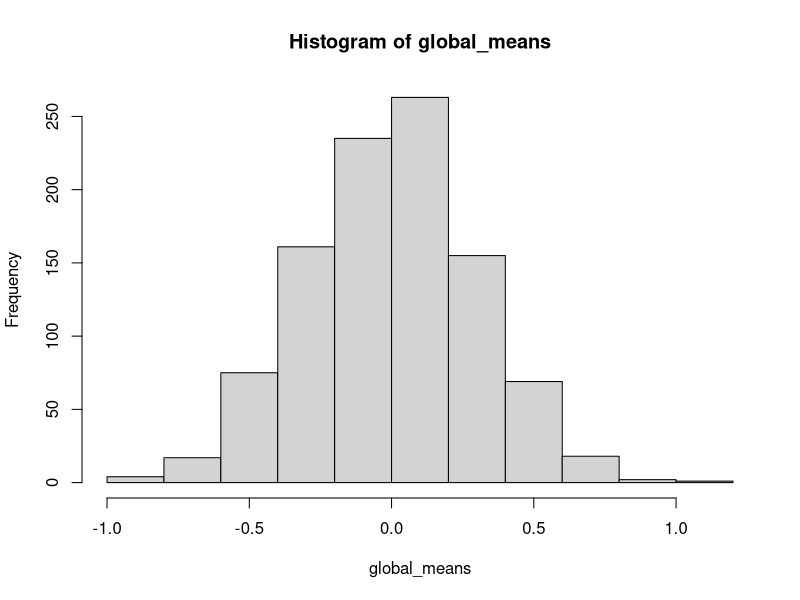
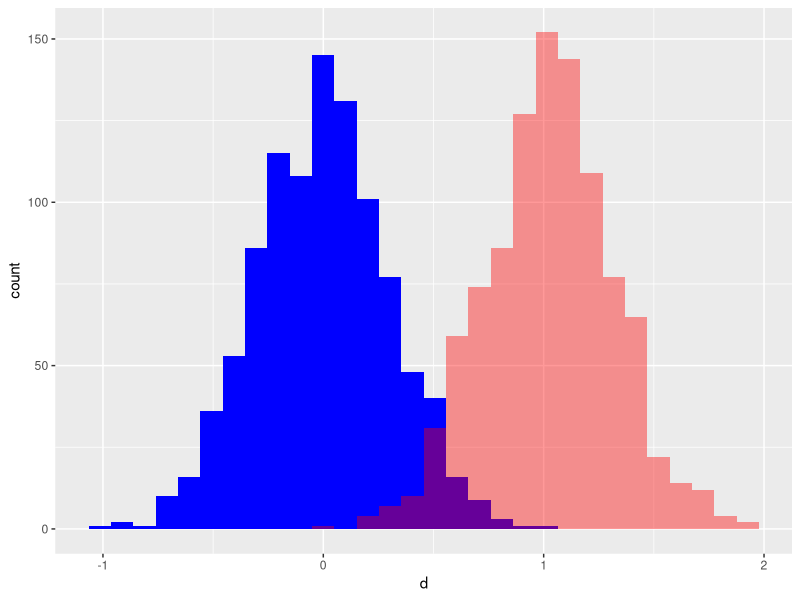

Reproduce these figures in R, in order.
#Seminar 1 - Bootstrap test
require(ggplot2)

#Repeat the experiment 1000 times
global_means<-replicate(1000,mean(rnorm(100,sd=3)))
hist(global_means)

#make a dataframe
draws<-data.frame(d=global_means)

#1000 bootstrap replicates of 1 experiment
j<-rnorm(100,sd=3)
b<-replicate(1000,mean(sample(j,replace=TRUE)))

boots<-data.frame(b=b)

#compare histograms
ggplot() + geom_histogram(data=draws,aes(x=d),fill="blue" ) + geom_histogram(data=boots,aes(x=b),fill="red",alpha=.4)
